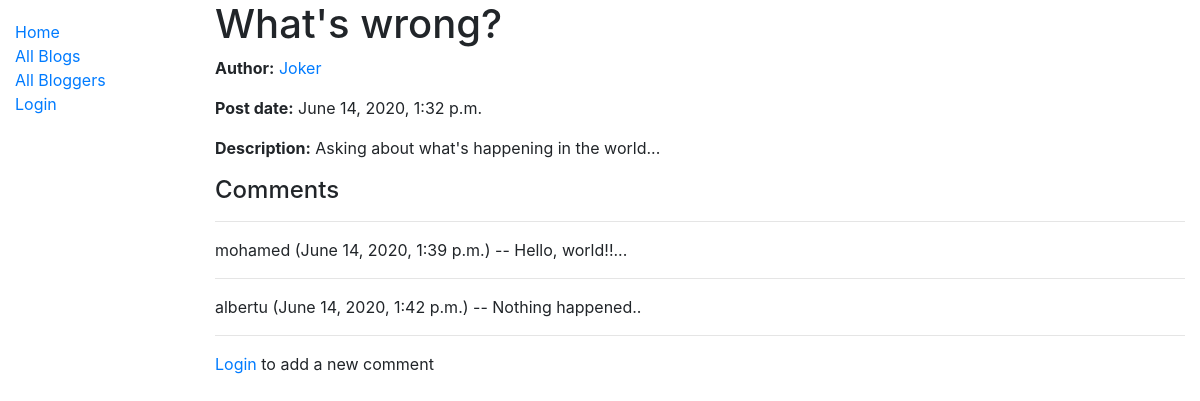
The app's page /blog/2, older data.
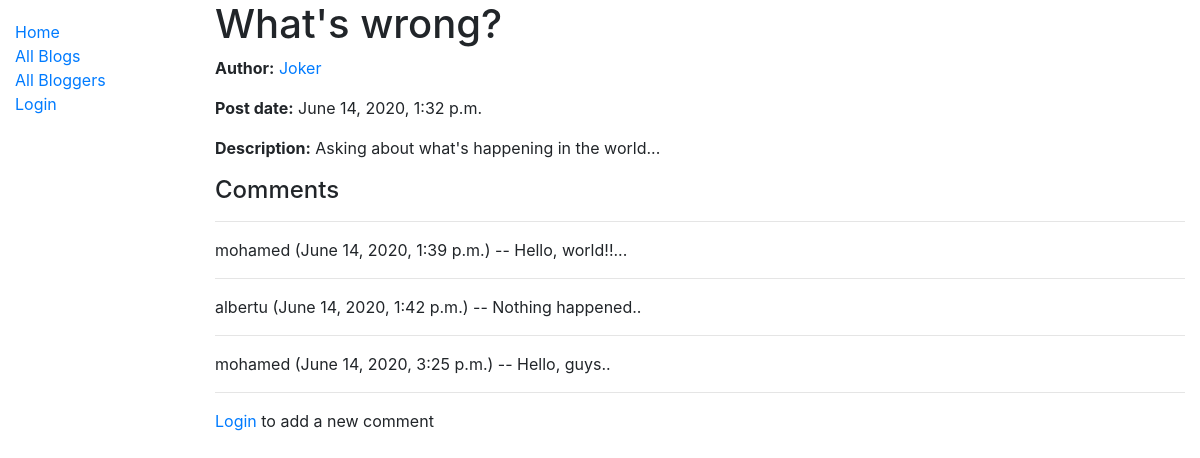
The same page, newer data.
### blog/models.py (models this page shows, shortened)
class Comment(models.Model):
    comment_text = models.TextField(null=False)
    blog = models.ForeignKey(Blog, on_delete=models.CASCADE)
    author = models.ForeignKey(User, on_delete=models.SET_NULL, null=True, blank=True)
    date = models.DateTimeField(auto_now=True)
    def __str__(self):
        return self.comment_text

### blog/views.py (the view)
# urls.py: path('<int:pk>', views.BlogDetailView.as_view(), name='blog-detail'),
class BlogDetailView(generic.DetailView):
    model = Blog

### blog/models.py (called while the page is built)
    def __str__(self):
        return self.name.username

    def get_absolute_url(self):
        return reverse('author-detail', args=[str(self.id)])

### blog/templates/blog/blog_detail.html
{% extends "base_generic.html" %}
{% block content %}
  <h1>{{ blog.post }}</h1>
  <p><strong>Author:</strong> <a href="{{ blog.author.get_absolute_url }}"> {{ blog.author }}</a></p>
  <p><strong>Post date:</strong> {{ blog.date }}</p>
  <p><strong>Description:</strong> {{ blog.description }}</p>
  <h4>Comments</h4>
  {% for comment in blog.comment_set.all %}
      <hr>
    <p>
        {{ comment.author }} ({{ comment.date }}) -- {{ comment }}
    </p>
    {% endfor %}
      <hr>
    {% if user.is_authenticated %}
  <a href="{% url 'comment-form' blog.id %}">Add a new comment</a></p>
{% else %}
  <p><a href="{% url 'login'%}?next={{request.path}}">Login</a> to add a new comment</p>
{% endif %}
{% endblock %}

Row changes from the older to the newer data that the page shows:
added Comment: author "mohamed", date "June 14, 2020, 3:25 p.m.", comment_text "Hello, guys.."
